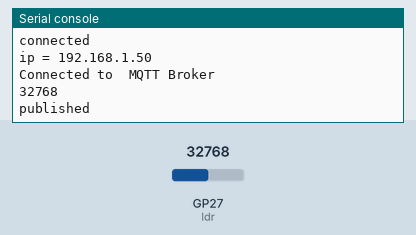
Bench run of a program on a simulated Raspberry Pi Pico running MicroPython. Shown: the last lines printed to the serial console. The test bench sets the inputs (shaded band); at power-on: GP27 (ldr) = 32768 (analog values on the 0–65535 scale). WiFi joins after 1.5 s; no MQTT or app messages arrive unless stated.

Above: at 3.2 s.
3.3 s: GP27 (ldr) set to 45874
At 5.6 s:
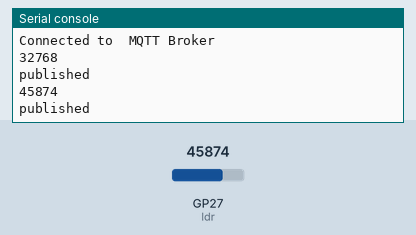
6.0 s: GP27 (ldr) set to 57670
At 7.2 s:
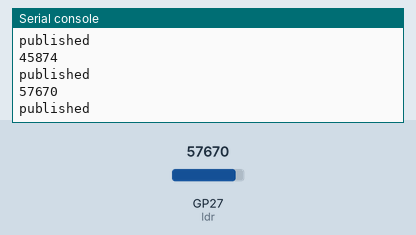
Timing chart, 0 to 9.0 s (numbered marks = the images above; inputs shaded):
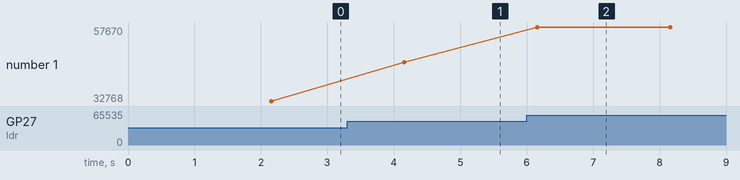

Measured:
- after the input at 3.3 s, the serial console: prints a new line after 0.86 s (image 1)
- after the input at 6.0 s, the serial console: prints a new line after 0.16 s (image 2)
- plotted number 1: 32768 → 45874 after the input at 3.3 s, 45874 → 57670 after the input at 6.0 s

The program:

main.py
```python
import network
import time
from machine import Pin
import netman
from umqttsimple import MQTTClient

#MQTT connect
def mqtt_connect():
    client = MQTTClient(client_id, mqtt_server, user=user_t, password=password_t, keepalive=60)
    client.connect()
    print('Connected to %s MQTT Broker'%(mqtt_server))
    return client

#reconnect & reset
def reconnect():
    print('Failed to connected to MQTT Broker. Reconnecting...')
    time.sleep(5)
    machine.reset()

def callback(topic, msg):
    print((topic, msg))
    msg = msg.decode('UTF-8')


country = 'SG'
ssid = ''
password = ''
wifi_connection = netman.connectWiFi(ssid,password,country)

#mqtt config
mqtt_server = ''
client_id = ''
user_t = ''
password_t = ''
topic_pub = ''

ldr = machine.ADC(27)

while True:
    try:
        client = mqtt_connect()
    except OSError as e:
        reconnect()

    while True:
        try:
            reading = ldr.read_u16()
            print(reading)
            client.publish(topic_pub, msg=str(round(reading)))
            print('published')
            time.sleep(2)
        except:
            reconnect()
            pass
    client.disconnect()
```

netman.py
```python
#              .';:cc;.
#            .,',;lol::c.
#            ;';lddddlclo
#            lcloxxoddodxdool:,.
#            cxdddxdodxdkOkkkkkkkd:.
#          .ldxkkOOOOkkOO000Okkxkkkkx:.
#        .lddxkkOkOOO0OOO0000Okxxxxkkkk:
#       'ooddkkkxxkO0000KK00Okxdoodxkkkko
#      .ooodxkkxxxOO000kkkO0KOxolooxkkxxkl
#      lolodxkkxxkOx,.      .lkdolodkkxxxO.
#      doloodxkkkOk           ....   .,cxO;
#      ddoodddxkkkk:         ,oxxxkOdc'..o'
#      :kdddxxxxd,  ,lolccldxxxkkOOOkkkko,
#       lOkxkkk;  :xkkkkkkkkOOO000OOkkOOk.
#        ;00Ok' 'O000OO0000000000OOOO0Od.
#         .l0l.;OOO000000OOOOOO000000x,
#            .'OKKKK00000000000000kc.
#               .:ox0KKKKKKK0kdc,.
#                      ...
#
# Author: peppe8o
# Date: Jul 24th, 2022
# Version: 1.0
# https://peppe8o.com

import network, rp2
import time

def connectWiFi(ssid,password,country):
   rp2.country(country)
   wlan = network.WLAN(network.STA_IF)
   wlan.config(pm = 0xa11140)
   wlan.active(True)
   wlan.connect(ssid, password)
   # Wait for connect or fail
   max_wait = 10
   while max_wait > 0:
      if wlan.status() < 0 or wlan.status() >= 3:
        break
      max_wait -= 1
      print('waiting for connection...')
      time.sleep(1)

   # Handle connection error
   if wlan.status() != 3:
      raise RuntimeError('network connection failed')
   else:
      print('connected')
      status = wlan.ifconfig()
      print( 'ip = ' + status[0] )
   return status
```
